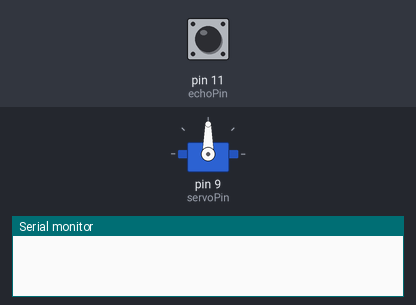
A sketch run on a simulated Arduino Uno, built with avr-gcc and run on an emulated ATmega328P. Parts: servo, the last lines printed to the serial monitor. The inputs (shaded band) are chosen by the test bench; at power-on: pin 11 (echoPin) LOW.

Above: at 3.8 s.
3.9 s: pin 11 (echoPin) pulsed HIGH 5 times (0.12 s each, 0.3 s apart)
At 9.5 s:
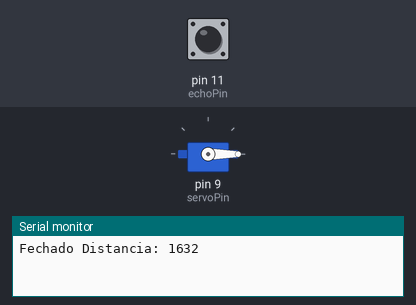
Timing chart, 0 to 14.4 s (numbered marks = the images above; inputs shaded):
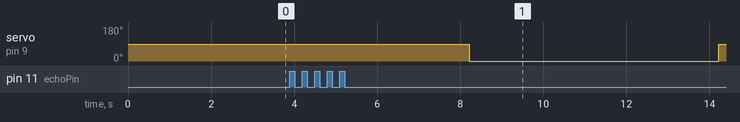

The sketch:

portaautomatica.ino
```cpp
#include <Servo.h>
Servo Servo1;

const int servoPin = 9;

const int trigPin = 10;
const int echoPin = 11;

const int nleituras = 5;

long leituras[nleituras];
int total, media = 0;

unsigned long tempPa = 0;
const long intervalo = 3000;

int medirdist();

void setup() {
  pinMode(trigPin, OUTPUT);
  pinMode(echoPin, INPUT);
  Servo1.attach(servoPin);
  Serial.begin(115200);

  for(int i = 0; i < nleituras; i++){
    leituras[i] = 0;
  }
}

void loop() {
  unsigned long tempAt = millis();
  //Servo1.write(angle);

  if((tempAt - tempPa) >= intervalo){
    tempPa = tempAt;
    //Serial.println(medirdist()); //teste sensor sem a media das distancias
    for(int i = 0; i <= nleituras; i++){
      total = total + medirdist();
    }
    media = total / nleituras;
    total = 0;

    if(media < 10){

      Serial.print("Aberto ");
      Serial.print("Distancia: ");
      Servo1.write(90);
      Serial.println(media);
    }else{
      Serial.print("Fechado ");
      Serial.print("Distancia: ");
      Serial.println(media);
      delay(2000);// tempo de seguranca para evitar fechar em cima da pessoa
      Servo1.write(0);

    }

    media = 0;


  }
}

int medirdist(){
    long duracao;
    int distancia;
  /* Medir distancia*/
    digitalWrite(trigPin, LOW);
    delayMicroseconds(2);

    digitalWrite(trigPin, HIGH);
    delayMicroseconds(10);

    duracao = pulseIn(echoPin, HIGH);

    distancia = duracao * 0.034 / 2; //duracao * velocidade do som divido pela metade do caminho;
    return distancia;
}
```

Measured:
- after the input at 3.9 s, servo on pin 9 (servoPin): 90° → 0° after 4.3 s, → 90° 6.0 s later
